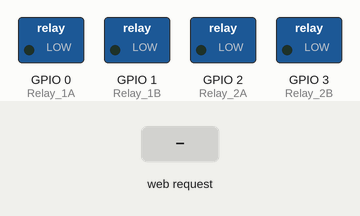
The sketch below on a simulated ESP8266 (NodeMCU). On the bench: switched loads named in the sketch (green lamp = pin HIGH). The inputs (shaded band) are chosen by the test bench. What the sketch prints to the serial monitor is not drawn.

Above: at 1.2 s.
1.3 s: HTTP request GET /specificArgs?slider1=1&slider2=1 received
At 2.1 s:
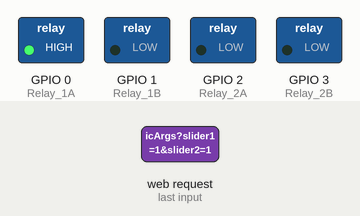
At 3.1 s:
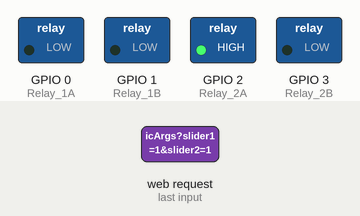
4.3 s: HTTP request GET /specificArgs?slider1=120 received
At 4.7 s:
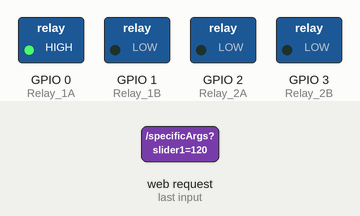
Timing chart, 0 to 7.3 s (numbered marks = the images above; inputs shaded):
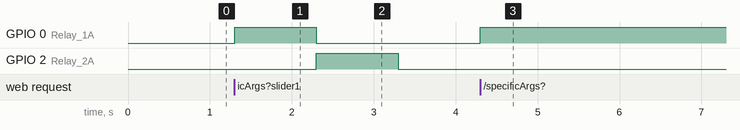

Measured:
- after the input at 1.3 s, GPIO 0 (Relay_1A): LOW → HIGH at once, → LOW 1.0 s later; GPIO 2 (Relay_2A): LOW → HIGH after 1.0 s, → LOW 1.0 s later
- after the input at 4.3 s, GPIO 0 (Relay_1A): LOW → HIGH at once

The sketch:

Home_Automation_03_sliderrelay.ino
```cpp
#include <ESP8266WiFi.h>
#include <ESP8266WebServer.h>

const char *ssid = "Ardberry_Technology"; // The name of the Wi-Fi network that will be created
const char *password = "ardberrytechnology";

IPAddress local_ip(192,168,1,1);
IPAddress gateway(192,168,1,1);
IPAddress subnet(255,255,255,0);


//ESP_pin_layout
const int Relay_1A=0;
const int Relay_1B=1;
const int Relay_2A=2;
const int Relay_2B=3;

//HTML page
const char MAIN_page[] PROGMEM = R"=====(
<!DOCTYPE html>
<HTML>
<TITLE>
Ardberry Technology Home Automation System
</TITLE>
<BODY>
<CENTER>
<FORM method="post" action="/form">
<TABLE>
<TR><TD colspan=2><B>IoT Based Home Automation System</B></TD></TR>
</TABLE>
</CENTER>
</BODY>
</HTML>
)=====";

ESP8266WebServer server(80);

void handleRoot() {
  String web = MAIN_page;
  server.send(200, "text/html", web);
}

void handlespecificArgs(){

  digitalWrite(Relay_1A, LOW);
  digitalWrite(Relay_1B, LOW);
  digitalWrite(Relay_2A, LOW);
  digitalWrite(Relay_2B, LOW);

  String message="";

  /*if (server.arg("slider1")== "")
  {     message = "Slider1 Argument not found";
  }
  else
  {     //Parameter found
      message = "slider1 = ";
      message += server.arg("slider1");     //Gets the value of the query parameter
  }
  if (server.arg("slider2")== "")
  {     message = "Slider2 Argument not found";
  }
  else
  {     //Parameter found
      message = "slider2 = ";
      message += server.arg("slider2");     //Gets the value of the query parameter
  }*/

  String a1 = server.arg("slider1");
  int angle1 = a1.toInt();
  if(angle1 < 0)angle1 *=-1;
  String a2 = server.arg("slider2");
  int angle2 = a2.toInt();
  if(angle2 < 0)angle2 *=-1;

  // 1st Vertical slider system
  //Change Relay-1A State as per request
  if(server.arg("slider1")> "0")
  {
    digitalWrite(Relay_1A, HIGH);       //Relay_1A forward Turned on
    delay(1000*angle1);
    digitalWrite(Relay_1A, LOW);
  }
  //Change Relay-1B State as per request
  if(server.arg("slider1")< "0")
  {
    digitalWrite(Relay_1B, HIGH);       //Relay_1B forward Turned on
    delay(1000*angle1);
    digitalWrite(Relay_1B, LOW);
  }

  // 2nd Vertical slider system
  //Change Relay-2A State as per request
  if(server.arg("slider2")> "0")
  {
    digitalWrite(Relay_2A, HIGH);       //Relay_1A forward Turned on
    delay(1000*angle2);
    digitalWrite(Relay_2A, LOW);
  }
  //Change Relay-1B State as per request
  if(server.arg("slider2")< "0")
  {
    digitalWrite(Relay_2B, HIGH);       //Relay_1B forward Turned on
    delay(1000*angle2);
    digitalWrite(Relay_2B, LOW);
  }


  server.sendHeader("Location", "/specificArgs");
  server.send(200, "text/plain", message);

  delay(500);
}

void handleForm() {
  server.sendHeader("Location", "/");
  delay(500);
}

void handleNotFound() {

  String message = "File Not Found\n\n";
  message += "URI: ";
  message += server.uri();
  message += "\nMethod: ";
  message += (server.method() == HTTP_GET) ? "GET" : "POST";
  message += "\nArguments: ";
  message += server.args();
  message += "\n";
  for (uint8_t i = 0; i < server.args(); i++) {
    message += " " + server.argName(i) + ": " + server.arg(i) + "\n";
  }
  server.send(404, "text/plain", message);
}

void setup(){

  Serial.begin(115200);
  delay(10);
  Serial.println('\n');

  WiFi.softAP(ssid, password);
  WiFi.softAPConfig(local_ip, gateway, subnet);

  Serial.print("Access Point \"");
  Serial.print(ssid);
  Serial.println("\" started");

  Serial.print("IP address:\t");
  Serial.println(WiFi.softAPIP());

  pinMode(Relay_1A, OUTPUT);
  pinMode(Relay_1B, OUTPUT);
  pinMode(Relay_2A, OUTPUT);
  pinMode(Relay_2B, OUTPUT);

  server.on("/", handleRoot);
  server.on("/form", handleForm);
  server.onNotFound(handleNotFound);

  server.on("/specificArgs", handlespecificArgs);   //app

  server.begin();
  Serial.println("HTTP server started");
  Serial.println("Server Listening");     //app


}

void loop(void){
  server.handleClient();
}
```
